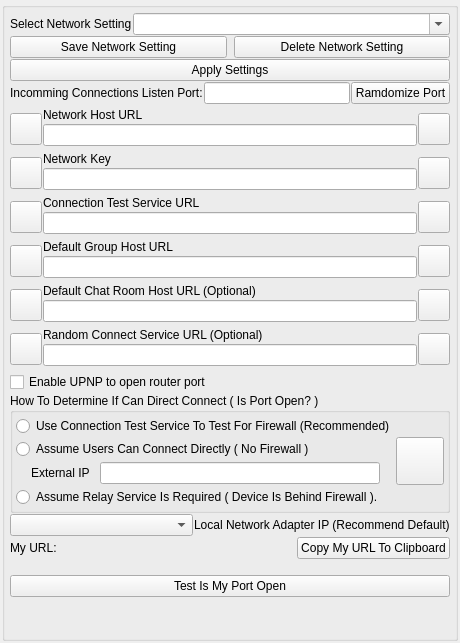
<?xml version="1.0" encoding="UTF-8"?>
<ui version="4.0">
 <class>AppletNetworkSettingsUi</class>
 <widget class="QWidget" name="AppletNetworkSettingsUi">
  <property name="geometry">
   <rect>
    <x>0</x>
    <y>0</y>
    <width>433</width>
    <height>643</height>
   </rect>
  </property>
  <property name="windowTitle">
   <string>Network Settings</string>
  </property>
  <layout class="QGridLayout" name="gridLayout">
   <property name="leftMargin">
    <number>2</number>
   </property>
   <property name="topMargin">
    <number>2</number>
   </property>
   <property name="rightMargin">
    <number>2</number>
   </property>
   <property name="bottomMargin">
    <number>2</number>
   </property>
   <property name="spacing">
    <number>0</number>
   </property>
   <item row="0" column="0">
    <widget class="QGroupBox" name="DialogItemsGroupBox">
     <property name="sizePolicy">
      <sizepolicy hsizetype="Expanding" vsizetype="Expanding">
       <horstretch>0</horstretch>
       <verstretch>0</verstretch>
      </sizepolicy>
     </property>
     <property name="title">
      <string/>
     </property>
     <layout class="QVBoxLayout" name="verticalLayout_3">
      <property name="spacing">
       <number>1</number>
      </property>
      <property name="leftMargin">
       <number>5</number>
      </property>
      <property name="topMargin">
       <number>5</number>
      </property>
      <property name="rightMargin">
       <number>5</number>
      </property>
      <property name="bottomMargin">
       <number>5</number>
      </property>
      <item>
       <layout class="QHBoxLayout" name="horizontalLayout_10">
        <item>
         <widget class="QLabel" name="m_SelectNetworkSettingLabel">
          <property name="text">
           <string>Select Network Setting</string>
          </property>
          <property name="alignment">
           <set>Qt::AlignLeading|Qt::AlignLeft|Qt::AlignVCenter</set>
          </property>
         </widget>
        </item>
        <item>
         <widget class="QComboBox" name="m_NetworkSettingsNameComboBox">
          <property name="sizePolicy">
           <sizepolicy hsizetype="Expanding" vsizetype="Preferred">
            <horstretch>0</horstretch>
            <verstretch>0</verstretch>
           </sizepolicy>
          </property>
          <property name="editable">
           <bool>true</bool>
          </property>
          <property name="insertPolicy">
           <enum>QComboBox::InsertAtCurrent</enum>
          </property>
         </widget>
        </item>
       </layout>
      </item>
      <item>
       <layout class="QHBoxLayout" name="horizontalLayout_8">
        <property name="spacing">
         <number>7</number>
        </property>
        <item>
         <widget class="QPushButton" name="m_SaveSettingsButton">
          <property name="text">
           <string>Save Network Setting</string>
          </property>
         </widget>
        </item>
        <item>
         <widget class="QPushButton" name="m_DeleteSettingsButton">
          <property name="text">
           <string>Delete Network Setting</string>
          </property>
         </widget>
        </item>
       </layout>
      </item>
      <item>
       <widget class="QPushButton" name="m_ApplySettingsButton">
        <property name="text">
         <string>Apply Settings</string>
        </property>
       </widget>
      </item>
      <item>
       <layout class="QHBoxLayout" name="horizontalLayout">
        <item>
         <widget class="QLabel" name="PortLabel">
          <property name="text">
           <string>Incomming Connections Listen Port:</string>
          </property>
         </widget>
        </item>
        <item>
         <widget class="QLineEdit" name="PortEdit"/>
        </item>
        <item>
         <widget class="QPushButton" name="RandomPortButton">
          <property name="text">
           <string>Ramdomize Port</string>
          </property>
         </widget>
        </item>
       </layout>
      </item>
      <item>
       <spacer name="verticalSpacer_2">
        <property name="orientation">
         <enum>Qt::Vertical</enum>
        </property>
        <property name="sizeType">
         <enum>QSizePolicy::Fixed</enum>
        </property>
        <property name="sizeHint" stdset="0">
         <size>
          <width>20</width>
          <height>3</height>
         </size>
        </property>
       </spacer>
      </item>
      <item>
       <layout class="QHBoxLayout" name="horizontalLayout_4">
        <item>
         <widget class="VxPushButton" name="m_NetworkHostButton">
          <property name="minimumSize">
           <size>
            <width>32</width>
            <height>32</height>
           </size>
          </property>
          <property name="maximumSize">
           <size>
            <width>32</width>
            <height>32</height>
           </size>
          </property>
          <property name="text">
           <string/>
          </property>
          <property name="iconSize">
           <size>
            <width>48</width>
            <height>48</height>
           </size>
          </property>
         </widget>
        </item>
        <item>
         <layout class="QVBoxLayout" name="verticalLayout_4">
          <property name="spacing">
           <number>2</number>
          </property>
          <property name="bottomMargin">
           <number>5</number>
          </property>
          <item>
           <widget class="QLabel" name="m_NetworkHostUrlLabel">
            <property name="text">
             <string>Network Host URL</string>
            </property>
            <property name="alignment">
             <set>Qt::AlignBottom|Qt::AlignLeading|Qt::AlignLeft</set>
            </property>
           </widget>
          </item>
          <item>
           <widget class="QLineEdit" name="m_NetworkHostUrlEdit">
            <property name="maxLength">
             <number>63</number>
            </property>
           </widget>
          </item>
         </layout>
        </item>
        <item>
         <widget class="VxPushButton" name="m_NetworkHostInfoButton">
          <property name="minimumSize">
           <size>
            <width>32</width>
            <height>32</height>
           </size>
          </property>
          <property name="maximumSize">
           <size>
            <width>32</width>
            <height>32</height>
           </size>
          </property>
          <property name="text">
           <string/>
          </property>
          <property name="iconSize">
           <size>
            <width>48</width>
            <height>48</height>
           </size>
          </property>
         </widget>
        </item>
       </layout>
      </item>
      <item>
       <layout class="QHBoxLayout" name="horizontalLayout_2">
        <item>
         <widget class="VxPushButton" name="m_NetworkKeyButton">
          <property name="minimumSize">
           <size>
            <width>32</width>
            <height>32</height>
           </size>
          </property>
          <property name="maximumSize">
           <size>
            <width>32</width>
            <height>32</height>
           </size>
          </property>
          <property name="text">
           <string/>
          </property>
          <property name="iconSize">
           <size>
            <width>48</width>
            <height>48</height>
           </size>
          </property>
         </widget>
        </item>
        <item>
         <layout class="QVBoxLayout" name="verticalLayout">
          <property name="spacing">
           <number>2</number>
          </property>
          <property name="bottomMargin">
           <number>5</number>
          </property>
          <item>
           <widget class="QLabel" name="m_NetworkKeyLabel">
            <property name="text">
             <string>Network Key</string>
            </property>
            <property name="alignment">
             <set>Qt::AlignBottom|Qt::AlignLeading|Qt::AlignLeft</set>
            </property>
           </widget>
          </item>
          <item>
           <widget class="QLineEdit" name="m_NetworkKeyEdit"/>
          </item>
         </layout>
        </item>
        <item>
         <widget class="VxPushButton" name="m_NetworkKeyInfoButton">
          <property name="minimumSize">
           <size>
            <width>32</width>
            <height>32</height>
           </size>
          </property>
          <property name="maximumSize">
           <size>
            <width>32</width>
            <height>32</height>
           </size>
          </property>
          <property name="text">
           <string/>
          </property>
          <property name="iconSize">
           <size>
            <width>48</width>
            <height>48</height>
           </size>
          </property>
         </widget>
        </item>
       </layout>
      </item>
      <item>
       <layout class="QHBoxLayout" name="horizontalLayout_6">
        <item>
         <widget class="VxPushButton" name="m_ConnectTestHostButton">
          <property name="minimumSize">
           <size>
            <width>32</width>
            <height>32</height>
           </size>
          </property>
          <property name="maximumSize">
           <size>
            <width>32</width>
            <height>32</height>
           </size>
          </property>
          <property name="text">
           <string/>
          </property>
          <property name="iconSize">
           <size>
            <width>48</width>
            <height>48</height>
           </size>
          </property>
         </widget>
        </item>
        <item>
         <layout class="QVBoxLayout" name="verticalLayout_6">
          <property name="spacing">
           <number>2</number>
          </property>
          <property name="bottomMargin">
           <number>5</number>
          </property>
          <item>
           <widget class="QLabel" name="m_ConnectTestUrlLabel">
            <property name="text">
             <string>Connection Test Service URL</string>
            </property>
            <property name="alignment">
             <set>Qt::AlignBottom|Qt::AlignLeading|Qt::AlignLeft</set>
            </property>
           </widget>
          </item>
          <item>
           <widget class="QLineEdit" name="m_ConnectTestUrlEdit">
            <property name="maxLength">
             <number>63</number>
            </property>
           </widget>
          </item>
         </layout>
        </item>
        <item>
         <widget class="VxPushButton" name="m_ConnectTestUrlInfoButton">
          <property name="minimumSize">
           <size>
            <width>32</width>
            <height>32</height>
           </size>
          </property>
          <property name="maximumSize">
           <size>
            <width>32</width>
            <height>32</height>
           </size>
          </property>
          <property name="text">
           <string/>
          </property>
          <property name="iconSize">
           <size>
            <width>48</width>
            <height>48</height>
           </size>
          </property>
         </widget>
        </item>
       </layout>
      </item>
      <item>
       <layout class="QHBoxLayout" name="horizontalLayout_14">
        <item>
         <widget class="VxPushButton" name="m_DefaultGroupHostButton">
          <property name="minimumSize">
           <size>
            <width>32</width>
            <height>32</height>
           </size>
          </property>
          <property name="maximumSize">
           <size>
            <width>32</width>
            <height>32</height>
           </size>
          </property>
          <property name="text">
           <string/>
          </property>
          <property name="iconSize">
           <size>
            <width>48</width>
            <height>48</height>
           </size>
          </property>
         </widget>
        </item>
        <item>
         <layout class="QVBoxLayout" name="verticalLayout_8">
          <property name="spacing">
           <number>2</number>
          </property>
          <property name="bottomMargin">
           <number>5</number>
          </property>
          <item>
           <widget class="QLabel" name="m_GroupHostUrlLabel">
            <property name="text">
             <string>Default Group Host URL</string>
            </property>
            <property name="alignment">
             <set>Qt::AlignBottom|Qt::AlignLeading|Qt::AlignLeft</set>
            </property>
           </widget>
          </item>
          <item>
           <widget class="QLineEdit" name="m_GroupHostUrlEdit">
            <property name="maxLength">
             <number>63</number>
            </property>
           </widget>
          </item>
         </layout>
        </item>
        <item>
         <widget class="VxPushButton" name="m_DefaultGroupHostUrlInfoButton">
          <property name="minimumSize">
           <size>
            <width>32</width>
            <height>32</height>
           </size>
          </property>
          <property name="maximumSize">
           <size>
            <width>32</width>
            <height>32</height>
           </size>
          </property>
          <property name="text">
           <string/>
          </property>
          <property name="iconSize">
           <size>
            <width>48</width>
            <height>48</height>
           </size>
          </property>
         </widget>
        </item>
       </layout>
      </item>
      <item>
       <layout class="QHBoxLayout" name="horizontalLayout_15">
        <item>
         <widget class="VxPushButton" name="m_DefaultChatRoomHostButton">
          <property name="minimumSize">
           <size>
            <width>32</width>
            <height>32</height>
           </size>
          </property>
          <property name="maximumSize">
           <size>
            <width>32</width>
            <height>32</height>
           </size>
          </property>
          <property name="text">
           <string/>
          </property>
          <property name="iconSize">
           <size>
            <width>48</width>
            <height>48</height>
           </size>
          </property>
         </widget>
        </item>
        <item>
         <layout class="QVBoxLayout" name="verticalLayout_9">
          <property name="spacing">
           <number>2</number>
          </property>
          <property name="bottomMargin">
           <number>5</number>
          </property>
          <item>
           <widget class="QLabel" name="m_DefaultChatRoomHostUrlLabel">
            <property name="text">
             <string>Default Chat Room Host URL (Optional)</string>
            </property>
            <property name="alignment">
             <set>Qt::AlignBottom|Qt::AlignLeading|Qt::AlignLeft</set>
            </property>
           </widget>
          </item>
          <item>
           <widget class="QLineEdit" name="m_DefaultChatRoomHostUrlEdit">
            <property name="maxLength">
             <number>63</number>
            </property>
           </widget>
          </item>
         </layout>
        </item>
        <item>
         <widget class="VxPushButton" name="m_ChatRoomUrlInfoButton">
          <property name="minimumSize">
           <size>
            <width>32</width>
            <height>32</height>
           </size>
          </property>
          <property name="maximumSize">
           <size>
            <width>32</width>
            <height>32</height>
           </size>
          </property>
          <property name="text">
           <string/>
          </property>
          <property name="iconSize">
           <size>
            <width>48</width>
            <height>48</height>
           </size>
          </property>
         </widget>
        </item>
       </layout>
      </item>
      <item>
       <layout class="QHBoxLayout" name="horizontalLayout_13">
        <item>
         <widget class="VxPushButton" name="m_RandomConnectButton">
          <property name="minimumSize">
           <size>
            <width>32</width>
            <height>32</height>
           </size>
          </property>
          <property name="maximumSize">
           <size>
            <width>32</width>
            <height>32</height>
           </size>
          </property>
          <property name="text">
           <string/>
          </property>
          <property name="iconSize">
           <size>
            <width>48</width>
            <height>48</height>
           </size>
          </property>
         </widget>
        </item>
        <item>
         <layout class="QVBoxLayout" name="verticalLayout_7">
          <property name="spacing">
           <number>2</number>
          </property>
          <property name="bottomMargin">
           <number>5</number>
          </property>
          <item>
           <widget class="QLabel" name="m_RandomConnectUrlLabel">
            <property name="text">
             <string>Random Connect Service URL (Optional)</string>
            </property>
            <property name="alignment">
             <set>Qt::AlignBottom|Qt::AlignLeading|Qt::AlignLeft</set>
            </property>
           </widget>
          </item>
          <item>
           <widget class="QLineEdit" name="m_RandomConnectUrlEdit">
            <property name="maxLength">
             <number>63</number>
            </property>
           </widget>
          </item>
         </layout>
        </item>
        <item>
         <widget class="VxPushButton" name="m_RandomConnectUrlInfoButton">
          <property name="minimumSize">
           <size>
            <width>32</width>
            <height>32</height>
           </size>
          </property>
          <property name="maximumSize">
           <size>
            <width>32</width>
            <height>32</height>
           </size>
          </property>
          <property name="text">
           <string/>
          </property>
          <property name="iconSize">
           <size>
            <width>48</width>
            <height>48</height>
           </size>
          </property>
         </widget>
        </item>
       </layout>
      </item>
      <item>
       <widget class="QCheckBox" name="m_UseUpnpCheckBox">
        <property name="sizePolicy">
         <sizepolicy hsizetype="Preferred" vsizetype="Fixed">
          <horstretch>0</horstretch>
          <verstretch>0</verstretch>
         </sizepolicy>
        </property>
        <property name="text">
         <string>Enable UPNP to open router port </string>
        </property>
       </widget>
      </item>
      <item>
       <widget class="QGroupBox" name="m_ConnectGroupBox">
        <property name="title">
         <string>How To Determine If Can Direct Connect ( Is Port Open? )</string>
        </property>
        <layout class="QHBoxLayout" name="horizontalLayout_5">
         <property name="spacing">
          <number>1</number>
         </property>
         <property name="leftMargin">
          <number>3</number>
         </property>
         <property name="topMargin">
          <number>3</number>
         </property>
         <property name="rightMargin">
          <number>3</number>
         </property>
         <property name="bottomMargin">
          <number>3</number>
         </property>
         <item>
          <layout class="QVBoxLayout" name="verticalLayout_2">
           <property name="spacing">
            <number>3</number>
           </property>
           <item>
            <widget class="QRadioButton" name="AutoDetectProxyRadioButton">
             <property name="text">
              <string>Use Connection Test Service To Test For Firewall (Recommended)</string>
             </property>
            </widget>
           </item>
           <item>
            <widget class="QRadioButton" name="AssumeNoProxyRadioButton">
             <property name="text">
              <string>Assume Users Can Connect Directly ( No Firewall )</string>
             </property>
            </widget>
           </item>
           <item>
            <layout class="QHBoxLayout" name="horizontalLayout_3">
             <property name="spacing">
              <number>10</number>
             </property>
             <property name="leftMargin">
              <number>15</number>
             </property>
             <property name="rightMargin">
              <number>15</number>
             </property>
             <item>
              <widget class="QLabel" name="label_2">
               <property name="text">
                <string>External IP</string>
               </property>
              </widget>
             </item>
             <item>
              <widget class="QLineEdit" name="m_ExternIpEdit">
               <property name="maxLength">
                <number>63</number>
               </property>
              </widget>
             </item>
            </layout>
           </item>
           <item>
            <widget class="QRadioButton" name="AssumeProxyRadioButton">
             <property name="text">
              <string>Assume Relay Service Is Required ( Device Is Behind Firewall ).</string>
             </property>
            </widget>
           </item>
          </layout>
         </item>
         <item>
          <widget class="VxPushButton" name="m_ConnectIsOpenInfoButton">
           <property name="minimumSize">
            <size>
             <width>48</width>
             <height>48</height>
            </size>
           </property>
           <property name="maximumSize">
            <size>
             <width>48</width>
             <height>48</height>
            </size>
           </property>
           <property name="text">
            <string/>
           </property>
           <property name="iconSize">
            <size>
             <width>48</width>
             <height>48</height>
            </size>
           </property>
          </widget>
         </item>
        </layout>
       </widget>
      </item>
      <item>
       <layout class="QHBoxLayout" name="horizontalLayout_7">
        <item>
         <widget class="QComboBox" name="m_LclIpListComboBox">
          <property name="sizePolicy">
           <sizepolicy hsizetype="Expanding" vsizetype="Fixed">
            <horstretch>0</horstretch>
            <verstretch>0</verstretch>
           </sizepolicy>
          </property>
         </widget>
        </item>
        <item>
         <widget class="QLabel" name="m_LocalAdapterIpLabel">
          <property name="text">
           <string>Local Network Adapter IP (Recommend Default)</string>
          </property>
         </widget>
        </item>
       </layout>
      </item>
      <item>
       <layout class="QHBoxLayout" name="horizontalLayout_11">
        <item>
         <widget class="QLabel" name="m_MyNodeTextLabel">
          <property name="text">
           <string>My URL:</string>
          </property>
         </widget>
        </item>
        <item>
         <widget class="QLabel" name="m_NodeUrlLabel">
          <property name="sizePolicy">
           <sizepolicy hsizetype="Expanding" vsizetype="Preferred">
            <horstretch>0</horstretch>
            <verstretch>0</verstretch>
           </sizepolicy>
          </property>
          <property name="text">
           <string/>
          </property>
         </widget>
        </item>
        <item>
         <widget class="QPushButton" name="m_CopyToClipboardButton">
          <property name="text">
           <string>Copy My URL To Clipboard</string>
          </property>
         </widget>
        </item>
       </layout>
      </item>
      <item>
       <layout class="QHBoxLayout" name="horizontalLayout_9">
        <item>
         <widget class="QLabel" name="label">
          <property name="text">
           <string/>
          </property>
         </widget>
        </item>
        <item>
         <widget class="QLabel" name="m_InternetStateLabel">
          <property name="sizePolicy">
           <sizepolicy hsizetype="Expanding" vsizetype="Preferred">
            <horstretch>0</horstretch>
            <verstretch>0</verstretch>
           </sizepolicy>
          </property>
          <property name="text">
           <string/>
          </property>
         </widget>
        </item>
        <item>
         <widget class="QLabel" name="label_3">
          <property name="text">
           <string/>
          </property>
         </widget>
        </item>
        <item>
         <widget class="QLabel" name="m_NetAvailStateLabel">
          <property name="sizePolicy">
           <sizepolicy hsizetype="Expanding" vsizetype="Preferred">
            <horstretch>0</horstretch>
            <verstretch>0</verstretch>
           </sizepolicy>
          </property>
          <property name="text">
           <string/>
          </property>
         </widget>
        </item>
       </layout>
      </item>
      <item>
       <layout class="QHBoxLayout" name="horizontalLayout_12">
        <item>
         <widget class="QPushButton" name="m_TestIsPortOpenButton">
          <property name="text">
           <string>Test Is My Port Open</string>
          </property>
         </widget>
        </item>
       </layout>
      </item>
      <item>
       <spacer name="verticalSpacer">
        <property name="orientation">
         <enum>Qt::Vertical</enum>
        </property>
        <property name="sizeHint" stdset="0">
         <size>
          <width>20</width>
          <height>40</height>
         </size>
        </property>
       </spacer>
      </item>
     </layout>
    </widget>
   </item>
  </layout>
 </widget>
 <customwidgets>
  <customwidget>
   <class>VxPushButton</class>
   <extends>QPushButton</extends>
   <header>VxPushButton.h</header>
  </customwidget>
 </customwidgets>
 <resources/>
 <connections/>
</ui>
